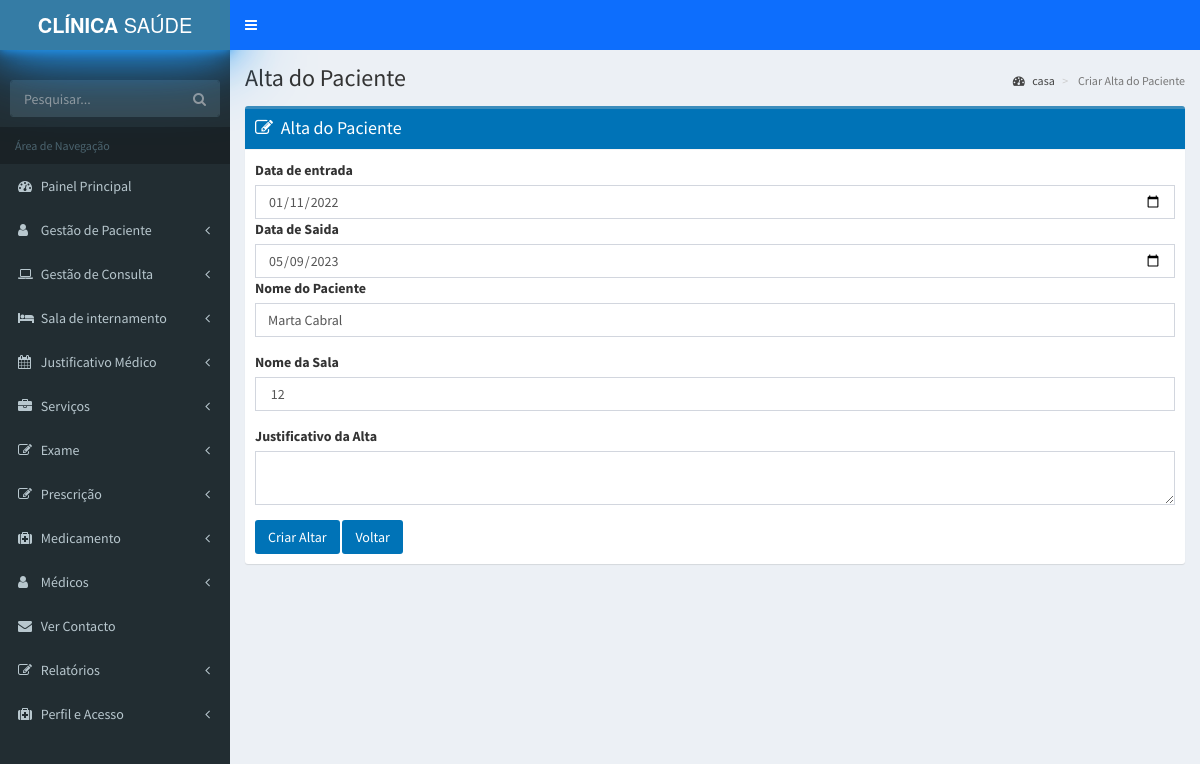
The app's page /internamento/alta.php?id=23 with its own data.
### tables this page shows
CREATE TABLE `internamento` (
  `id` int(11) NOT NULL,
  `data` varchar(25) NOT NULL,
  `patient` int(11) NOT NULL,
  `descricao` text NOT NULL,
  `nome` varchar(60) NOT NULL,
  `sala` text NOT NULL
);

### internamento/alta.php (the view, shortened to what this page needs)
<?php include"../Include/header.php";?>
<?php include"../Include/sidebar.php";?>
<?php
  include("../inc/connect.php") ;
  $sql="SELECT * FROM internamento WHERE id='".$_GET['id']."'";
  $write =mysqli_query($connection,$sql) or die(mysqli_error($connection));
    $row=mysqli_fetch_array($write)or die (mysqli_error($connection));
    $data=$row        ['data'];
    $sala=$row        ['sala'];
    $namepatient=$row ['nome'];
?>
  <div class="content-wrapper">
    <section class="content-header">
      <h1>
      Alta do Paciente
      </h1>
      <ol class="breadcrumb">
        <li><a href="#"><i class="fa fa-dashboard"></i> casa</a></li>
        <li class="active"> Criar Alta do Paciente</li>
      </ol>
    </section>
    <section class="content">
      <div class="row">
<div class="col-md-12">
    <div class="box box-primary">
            <div class="box-header with-border bg-blue">
             <i class="fa fa-edit"></i> <h3 class="box-title">Alta do Paciente</h3>
            </div>
        <form method="POST" >
              <div class="box-body">
                <div class="form-group">
                  <label for="exampleInputEmail1">Data de entrada</label><br>
                  <input type="date" name="data" class="form-control" value="<?php echo  $data;?>" >
                  <label for="exampleInputEmail1">Data de Saida</label><br>
<input type="date" name="datafim" class="form-control" value="<?php echo  date('Y-m-d');?>" >
                <div class="form-group">
                <label for="exampleInputEmail1">Nome do Paciente</label><br>
                 <input type="text" name="patientnome" class="form-control "  value="<?php echo  $namepatient;?>">
                </div>
                </div>
                <div class="form-group">
                  <label for="exampleInputPassword1">Nome da Sala</label>
          <input id="sala" name="sala" class="form-control" value=" <?php echo $sala; ?>   ">
          </div>
                <div class="form-group">
                  <label for="exampleInputPassword1">Justificativo da Alta</label>
          <textarea id="editor1" name="history" class="form-control"><?php  ?>
                    </textarea>
                </div>
               <button type="submit"  name="submit" class="btn bg-blue">Criar Altar</button>
               <a href="patientintern.php"  name="submit" class="btn bg-blue">Voltar</a>
          </div>
      </form>
    </div>
  </div>
</div>
</section>
</div>
<?php include "../Include/footer.php";?>

### records on screen
internamento: data "01/11/2022", patientnome "Marta Cabral", sala "12"
